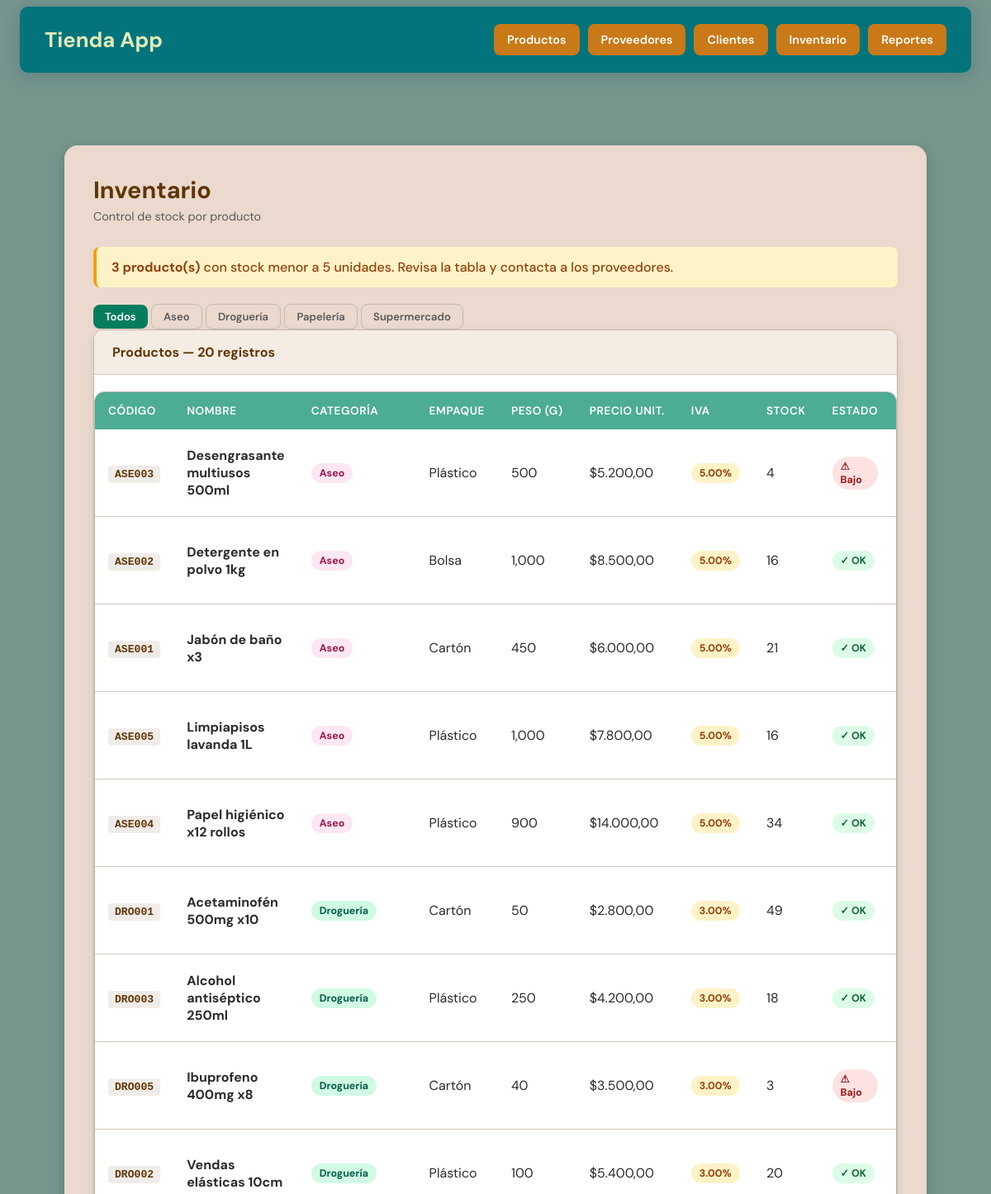
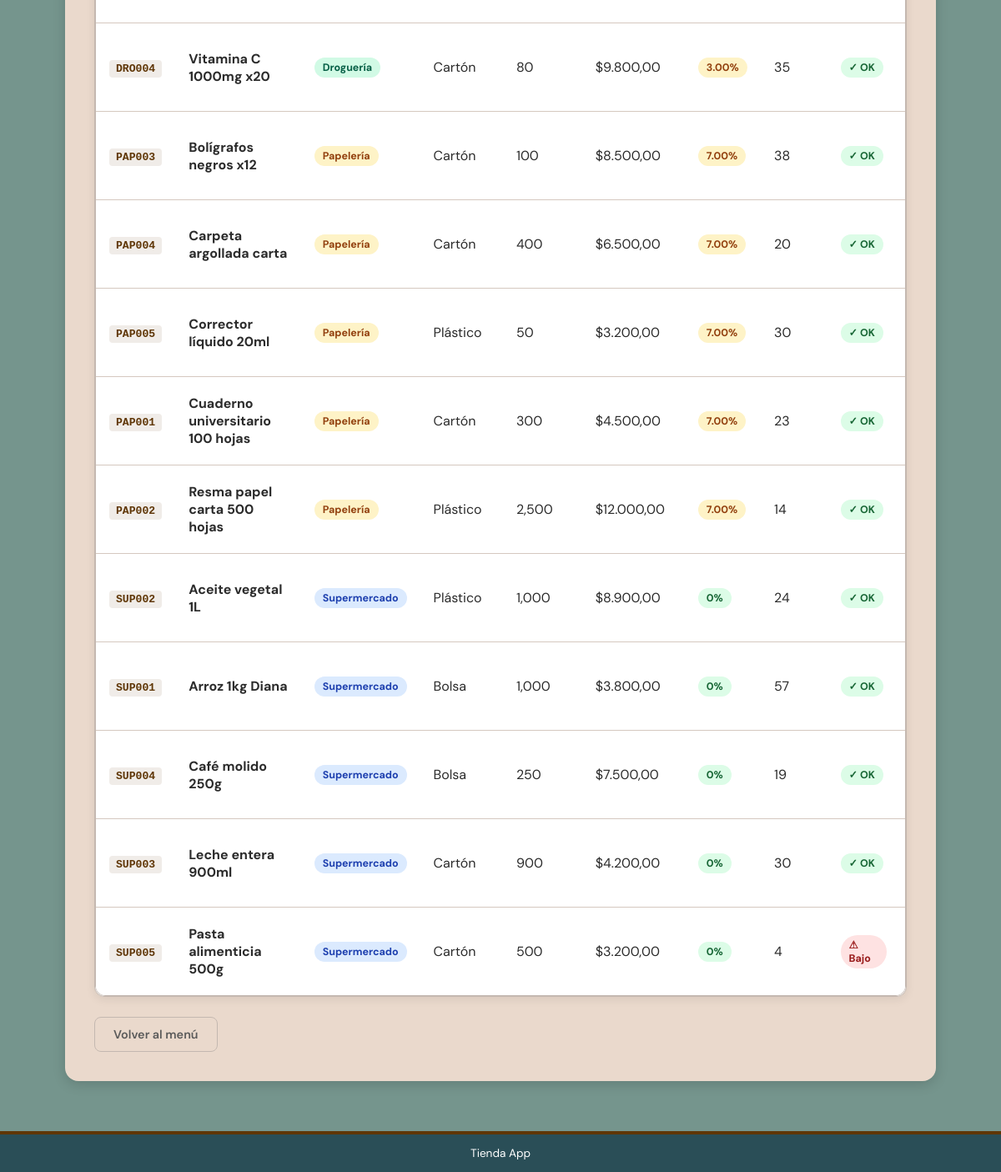
Screenshot of /inventario/inventario.php with the database file from the repository (2 pictures, top to bottom).
### tables this page shows
CREATE TABLE categorias (
    id_categoria  INT AUTO_INCREMENT PRIMARY KEY,
    nombre        VARCHAR(50)   NOT NULL UNIQUE,
    descripcion   VARCHAR(150),
    impuesto      DECIMAL(5,2)  NOT NULL DEFAULT 0.00
     
);

CREATE TABLE productos (
    id_producto         INT AUTO_INCREMENT PRIMARY KEY,
    codigo              VARCHAR(10)   NOT NULL UNIQUE,
    nombre              VARCHAR(100)  NOT NULL,
    peso                DECIMAL(8,2)  NOT NULL,           
    cantidad_almacenada INT           NOT NULL DEFAULT 0,
    id_categoria        INT           NOT NULL,
    id_empaque          INT           NOT NULL,
    precio_unitario     DECIMAL(12,2) NOT NULL,
    CONSTRAINT fk_prod_cat FOREIGN KEY (id_categoria) REFERENCES categorias(id_categoria),
    CONSTRAINT fk_prod_emp FOREIGN KEY (id_empaque)   REFERENCES empaques(id_empaque)
);

CREATE TABLE empaques (
    id_empaque  INT AUTO_INCREMENT PRIMARY KEY,
    tipo        VARCHAR(50) NOT NULL UNIQUE
);

### inventario/inventario.php (the view, shortened to what this page needs)
<?php
require_once '../conexion.php';
$filtro = isset($_GET['cat']) ? (int)$_GET['cat'] : 0;
$sql = "SELECT p.id_producto, p.codigo, p.nombre, p.peso,
               p.cantidad_almacenada, p.precio_unitario,
               c.nombre AS categoria, c.impuesto, c.id_categoria,
               e.tipo   AS empaque
        FROM productos p
        JOIN categorias c ON p.id_categoria = c.id_categoria
        JOIN empaques   e ON p.id_empaque   = e.id_empaque
        WHERE 1=1";
$params = [];
$sql .= " ORDER BY c.nombre, p.nombre";
$stmt = $pdo->prepare($sql);
$stmt->execute($params);
$productos = $stmt->fetchAll();
$categorias = $pdo->query("SELECT * FROM categorias ORDER BY nombre")->fetchAll();
$total_bajo = $pdo->query("SELECT COUNT(*) FROM v_stock_bajo")->fetchColumn();
$cat_badge = [
    'Papelería'    => 'badge-papeleria',
    'Droguería'    => 'badge-drogueria',
    'Supermercado' => 'badge-supermercado',
    'Aseo'         => 'badge-aseo',
];
?>
<!DOCTYPE html>
<html lang="es">
<head>
  <link rel="stylesheet" href="../css/style.css">
</head>
<body class="pagina-interior">
<?php include '../includes/navbar.php'; ?>
<div class="app-layout">
  <main class="content">
    <div class="content-header">
      <div>
        <h1 class="content-title">Inventario</h1>
        <p class="content-subtitle">Control de stock por producto</p>
      </div>
    </div>
    <?php if ($total_bajo > 0): ?>
      <p class="alerta-advertencia">
        <strong><?= $total_bajo ?> producto(s)</strong> con stock menor a 5 unidades. Revisa la tabla y contacta a los proveedores.
      </p>
    <?php else: ?>
      <p class="alerta-exito">Todo el inventario está sobre el stock mínimo (5 unidades).</p>
    <?php endif; ?>
    <div class="filtros-cat">
      <a href="inventario.php" class="btn btn-sm <?= $filtro === 0 ? '' : 'btn-contorno' ?>">Todos</a>
      <?php foreach ($categorias as $cat): ?>
        <a href="inventario.php?cat=<?= $cat['id_categoria'] ?>"
           class="btn btn-sm <?= $filtro === (int)$cat['id_categoria'] ? '' : 'btn-contorno' ?>">
          <?= htmlspecialchars($cat['nombre']) ?>
        </a>
      <?php endforeach; ?>
    </div>
    <div class="card">
      <div class="card-header">
        <h3>Productos — <?= count($productos) ?> registros</h3>
      </div>
      <div class="tabla-wrapper">
        <table class="tabla">
          <thead>
            <tr>
              <th>Código</th><th>Nombre</th><th>Categoría</th><th>Empaque</th>
              <th>Peso (g)</th><th>Precio unit.</th><th>IVA</th>
              <th>Stock</th><th>Estado</th><th>Actualizar stock</th>
            </tr>
          </thead>
          <tbody>
          <?php foreach ($productos as $p):
            $bajo  = (int)$p['cantidad_almacenada'] < 5;
            $badge = $cat_badge[$p['categoria']] ?? 'badge-secundario';
          ?>
            <tr>
              <td><span class="codigo-inline"><?= htmlspecialchars($p['codigo']) ?></span></td>
              <td><strong><?= htmlspecialchars($p['nombre']) ?></strong></td>
              <td><span class="badge <?= $badge ?>"><?= htmlspecialchars($p['categoria']) ?></span></td>
              <td><?= htmlspecialchars($p['empaque']) ?></td>
              <td><?= number_format($p['peso'], 0) ?></td>
              <td>$<?= number_format($p['precio_unitario'], 2, ',', '.') ?></td>
              <td>
                <?php if ($p['impuesto'] > 0): ?>
                  <span class="badge badge-advertencia"><?= $p['impuesto'] ?>%</span>
                <?php else: ?>
                  <span class="badge badge-exito">0%</span>
                <?php endif; ?>
              </td>
              <td>
                <span class="<?= $bajo ? 'stock-bajo' : 'stock-ok' ?>"><?= $p['cantidad_almacenada'] ?></span>
              </td>
              <td>
                <span class="badge <?= $bajo ? 'badge-peligro' : 'badge-exito' ?>">
                  <?= $bajo ? '⚠ Bajo' : '✓ OK' ?>
                </span>
              </td>
              <td>
              </td>
            </tr>
          <?php endforeach; ?>
          </tbody>
        </table>
      </div>
    </div>
    <a href="../index.php" class="btn btn-contorno">Volver al menú</a>
  </main>
</div>
<footer class="footer"><p>Tienda App</p></footer>
</body>
</html>

### css/style.css (style rules this page uses)
:root { --primario: #04747C; --primario-osc: #0C444C; --acento: #c97917; --acento-osc: #5f3606; --verde: #067c5e; --verde-claro: #4CAC94; --papeleria: #F59E0B; --papeleria-light: #FEF3C7; --papeleria-dark: #92400E; --drogueria: #10B981; --drogueria-light: #D1FAE5; --drogueria-dark: #065F46; --supermercado: #3B82F6; --supermercado-light: #DBEAFE; --supermercado-dark: #1E40AF; --aseo: #EC4899; --aseo-light: #FCE7F3; --aseo-dark: #9D174D; --exito: #22C55E; --peligro: #EF4444; --advertencia: #F59E0B; --fondo: #75958d; --fondo-content: #ead9cc; --fondo-index: #FCFCEC; --texto: #2b2b2b; --texto-suave: #5a5a5a; --borde: #c4b8b0; --blanco: #ffffff; --radio: 12px; --radio-sm: 8px; --sombra: 0 4px 15px rgba(0,0,0,0.15); --sombra-lg:0 8px 30px rgba(0,0,0,0.2); }
*, *::before, *::after { box-sizing: border-box; margin: 0; padding: 0; font-family: 'DM Sans', sans-serif; }
a { text-decoration: none; color: inherit; }
body.pagina-interior { background-color: var(--fondo); color: var(--texto); min-height: 100vh; display: flex; flex-direction: column; padding-top: 22vh; }
.app-layout { flex: 1; width: 100%; display: flex; justify-content: center; padding: 0 20px; }
.content { width: 90%; max-width: 1200px; background-color: var(--fondo-content); padding: 35px; border-radius: 16px; box-shadow: var(--sombra); }
.content-header { display: flex; align-items: center; justify-content: space-between; margin-bottom: 28px; flex-wrap: wrap; gap: 15px; }
.content-title { font-size: 1.8rem; color: var(--acento-osc); font-weight: 700; }
.content-subtitle { color: var(--texto-suave); font-size: 0.9rem; margin-top: 4px; }
.btn { display: inline-flex; align-items: center; gap: 6px; color: var(--blanco); background-color: var(--verde); padding: 11px 22px; border-radius: var(--radio-sm); font-weight: 600; font-size: 0.9rem; transition: background 0.2s, transform 0.1s; border: none; cursor: pointer; text-decoration: none; }
.btn-contorno { background: transparent; color: var(--texto-suave); border: 1.5px solid var(--borde); }
.btn-sm { padding: 6px 14px; font-size: 0.82rem; }
.alerta-advertencia { background: #fef3c7; color: #92400e; padding: 14px 18px; border-radius: var(--radio-sm); margin-bottom: 20px; border-left: 4px solid var(--advertencia); font-weight: 500; }
.tabla-wrapper { overflow-x: auto; border-radius: var(--radio); border: 1px solid var(--borde); margin-top: 20px; }
.tabla { width: 100%; border-collapse: collapse; }
.tabla thead { background-color: var(--verde-claro); color: var(--blanco); }
.tabla th { padding: 14px 16px; text-align: left; font-weight: 600; font-size: 0.85rem; text-transform: uppercase; letter-spacing: 0.04em; white-space: nowrap; }
.tabla td { padding: 12px 16px; background: var(--blanco); border-bottom: 1px solid #d5c8bf; vertical-align: middle; }
.tabla tbody tr:last-child td { border-bottom: none; }
.card { background: var(--blanco); border-radius: var(--radio); border: 1px solid var(--borde); box-shadow: 0 3px 12px rgba(0,0,0,0.08); overflow: hidden; margin-bottom: 24px; }
.card-header { padding: 16px 22px; border-bottom: 1px solid #d5c8bf; display: flex; align-items: center; justify-content: space-between; background: #f5ede4; }
.card-header h3 { font-weight: 700; font-size: 1rem; color: var(--acento-osc); }
.badge { display: inline-flex; align-items: center; padding: 4px 10px; border-radius: 999px; font-size: 0.78rem; font-weight: 700; }
.badge-papeleria { background: var(--papeleria-light); color: var(--papeleria-dark); }
.badge-drogueria { background: var(--drogueria-light); color: var(--drogueria-dark); }
.badge-supermercado { background: var(--supermercado-light); color: var(--supermercado-dark); }
.badge-aseo { background: var(--aseo-light); color: var(--aseo-dark); }
.badge-exito { background: #dcfce7; color: #166534; }
.badge-peligro { background: #fee2e2; color: #991b1b; }
.badge-advertencia { background: #fef3c7; color: #92400e; }
.codigo-inline { background: #f0ece8; color: var(--acento-osc); padding: 3px 8px; border-radius: 4px; font-size: 0.82rem; font-family: monospace; font-weight: 600; }
.footer { background-color: #2a4e57; color: var(--blanco); text-align: center; padding: 14px; margin-top: 60px; border-top: 4px solid var(--acento-osc); font-size: 0.85rem; }

### rows the page displays
categorias: nombre "Aseo"
categorias: nombre "Droguería"
categorias: nombre "Papelería"
categorias: nombre "Supermercado"
productos: codigo "ASE003", nombre "Desengrasante multiusos 500ml", id_categoria.nombre "Aseo", id_empaque.tipo "Plástico", peso "500", precio_unitario "5.200,00", id_categoria.impuesto "5.00", cantidad_almacenada "4", shows "⚠ Bajo"
productos: codigo "ASE002", nombre "Detergente en polvo 1kg", id_categoria.nombre "Aseo", id_empaque.tipo "Bolsa", peso "1,000", precio_unitario "8.500,00", id_categoria.impuesto "5.00", cantidad_almacenada "16", shows "✓ OK"
productos: codigo "ASE001", nombre "Jabón de baño x3", id_categoria.nombre "Aseo", id_empaque.tipo "Cartón", peso "450", precio_unitario "6.000,00", id_categoria.impuesto "5.00", cantidad_almacenada "21", shows "✓ OK"
productos: codigo "ASE005", nombre "Limpiapisos lavanda 1L", id_categoria.nombre "Aseo", id_empaque.tipo "Plástico", peso "1,000", precio_unitario "7.800,00", id_categoria.impuesto "5.00", cantidad_almacenada "16", shows "✓ OK"
productos: codigo "ASE004", nombre "Papel higiénico x12 rollos", id_categoria.nombre "Aseo", id_empaque.tipo "Plástico", peso "900", precio_unitario "14.000,00", id_categoria.impuesto "5.00", cantidad_almacenada "34", shows "✓ OK"
productos: codigo "DRO001", nombre "Acetaminofén 500mg x10", id_categoria.nombre "Droguería", id_empaque.tipo "Cartón", peso "50", precio_unitario "2.800,00", id_categoria.impuesto "3.00", cantidad_almacenada "49", shows "✓ OK"
productos: codigo "DRO003", nombre "Alcohol antiséptico 250ml", id_categoria.nombre "Droguería", id_empaque.tipo "Plástico", peso "250", precio_unitario "4.200,00", id_categoria.impuesto "3.00", cantidad_almacenada "18", shows "✓ OK"
productos: codigo "DRO005", nombre "Ibuprofeno 400mg x8", id_categoria.nombre "Droguería", id_empaque.tipo "Cartón", peso "40", precio_unitario "3.500,00", id_categoria.impuesto "3.00", cantidad_almacenada "3", shows "⚠ Bajo"
productos: codigo "DRO002", nombre "Vendas elásticas 10cm", id_categoria.nombre "Droguería", id_empaque.tipo "Plástico", peso "100", precio_unitario "5.400,00", id_categoria.impuesto "3.00", cantidad_almacenada "20", shows "✓ OK"
productos: codigo "DRO004", nombre "Vitamina C 1000mg x20", id_categoria.nombre "Droguería", id_empaque.tipo "Cartón", peso "80", precio_unitario "9.800,00", id_categoria.impuesto "3.00", cantidad_almacenada "35", shows "✓ OK"
productos: codigo "PAP003", nombre "Bolígrafos negros x12", id_categoria.nombre "Papelería", id_empaque.tipo "Cartón", peso "100", precio_unitario "8.500,00", id_categoria.impuesto "7.00", cantidad_almacenada "38", shows "✓ OK"
productos: codigo "PAP004", nombre "Carpeta argollada carta", id_categoria.nombre "Papelería", id_empaque.tipo "Cartón", peso "400", precio_unitario "6.500,00", id_categoria.impuesto "7.00", cantidad_almacenada "20", shows "✓ OK"
productos: codigo "PAP005", nombre "Corrector líquido 20ml", id_categoria.nombre "Papelería", id_empaque.tipo "Plástico", peso "50", precio_unitario "3.200,00", id_categoria.impuesto "7.00", cantidad_almacenada "30", shows "✓ OK"
productos: codigo "PAP001", nombre "Cuaderno universitario 100 hojas", id_categoria.nombre "Papelería", id_empaque.tipo "Cartón", peso "300", precio_unitario "4.500,00", id_categoria.impuesto "7.00", cantidad_almacenada "23", shows "✓ OK"
productos: codigo "PAP002", nombre "Resma papel carta 500 hojas", id_categoria.nombre "Papelería", id_empaque.tipo "Plástico", peso "2,500", precio_unitario "12.000,00", id_categoria.impuesto "7.00", cantidad_almacenada "14", shows "✓ OK"
productos: codigo "SUP002", nombre "Aceite vegetal 1L", id_categoria.nombre "Supermercado", id_empaque.tipo "Plástico", peso "1,000", precio_unitario "8.900,00", shows "0%", cantidad_almacenada "24", shows "✓ OK"
productos: codigo "SUP001", nombre "Arroz 1kg Diana", id_categoria.nombre "Supermercado", id_empaque.tipo "Bolsa", peso "1,000", precio_unitario "3.800,00", shows "0%", cantidad_almacenada "57", shows "✓ OK"
productos: codigo "SUP004", nombre "Café molido 250g", id_categoria.nombre "Supermercado", id_empaque.tipo "Bolsa", peso "250", precio_unitario "7.500,00", shows "0%", cantidad_almacenada "19", shows "✓ OK"
productos: codigo "SUP003", nombre "Leche entera 900ml", id_categoria.nombre "Supermercado", id_empaque.tipo "Cartón", peso "900", precio_unitario "4.200,00", shows "0%", cantidad_almacenada "30", shows "✓ OK"
productos: codigo "SUP005", nombre "Pasta alimenticia 500g", id_categoria.nombre "Supermercado", id_empaque.tipo "Cartón", peso "500", precio_unitario "3.200,00", shows "0%", cantidad_almacenada "4", shows "⚠ Bajo"

### other values shown
$total_bajo "3"
count($productos) "20"
